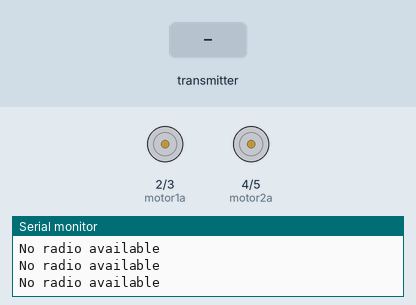
Bench run of a sketch on a simulated Arduino Uno, built with avr-gcc and run on an emulated ATmega328P. Parts: motor-driver pin pairs drawn as motors (green arrow = first pin HIGH = forward, orange = second pin HIGH = backward, longer = more drive), the last lines printed to the serial monitor. The inputs (shaded band) are chosen by the test bench. No radio packets arrive unless stated.

Above: at 2.2 s.
2.3 s: the transmitter starts sending joystick.0 = 0
At 3.0 s:
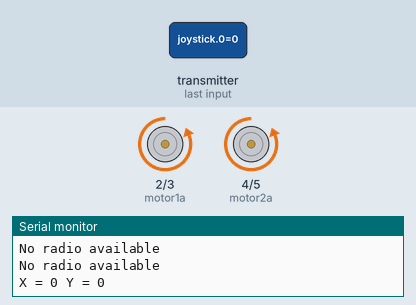
3.8 s: the transmitter starts sending joystick.1 = 1023
At 5.0 s:
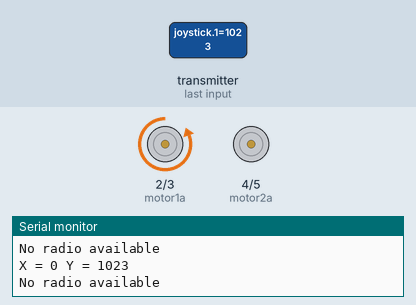
5.3 s: the transmitter starts sending joystick.0 = 256
At 5.6 s:
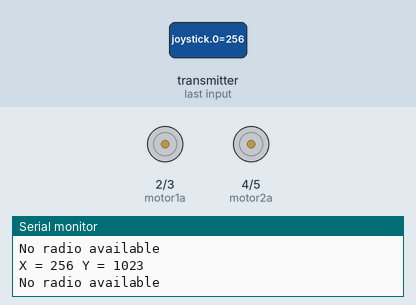
8.3 s: the transmitter starts sending joystick.1 = 0
At 8.8 s:
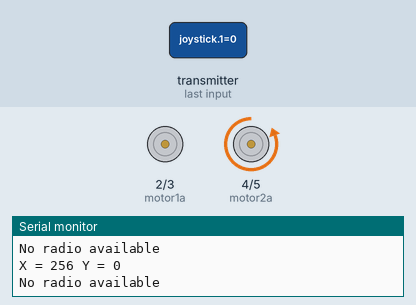
9.8 s: the transmitter starts sending joystick.1 = 256
At 10.1 s:
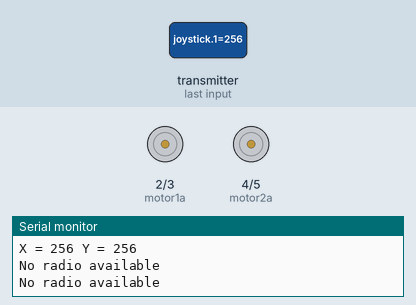
Timing chart, 0 to 12.8 s (numbered marks = the images above; inputs shaded):
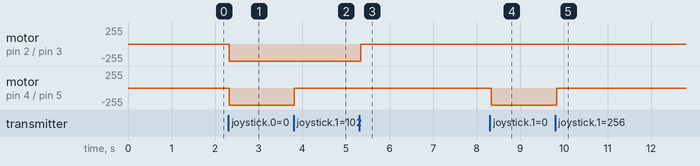

Measured:
- after the input at 2.3 s, motor on pin 2 (motor1a) / pin 3 (motor1b), motor on pin 4 (motor2a) / pin 5 (motor2b): stopped → backward 255/255 at once
- after the input at 3.8 s, motor on pin 4 (motor2a) / pin 5 (motor2b): backward 255/255 → stopped at once
- after the input at 5.3 s, motor on pin 2 (motor1a) / pin 3 (motor1b): backward 255/255 → stopped at once
- after the input at 8.3 s, motor on pin 4 (motor2a) / pin 5 (motor2b): stopped → backward 255/255 at once
- after the input at 9.8 s, motor on pin 4 (motor2a) / pin 5 (motor2b): backward 255/255 → stopped at once

The sketch:

NF24_JoystickClient.ino
```cpp
/* YourDuinoStarter Example: nRF24L01 Receive Joystick values

 - WHAT IT DOES: Receives data from another transceiver with
 2 Analog values from a Joystick or 2 Potentiometers
 Displays received values on Serial Monitor
 - SEE the comments after "//" on each line below
 - CONNECTIONS: nRF24L01 Modules See:
 http://arduino-info.wikispaces.com/Nrf24L01-2.4GHz-HowTo
 1 - GND
 2 - VCC 3.3V !!! NOT 5V
 3 - CE to Arduino pin 9
 4 - CSN to Arduino pin 10
 5 - SCK to Arduino pin 13
 6 - MOSI to Arduino pin 11
 7 - MISO to Arduino pin 12
 8 - UNUSED

 - V1.00 11/26/13
 Based on examples at http://www.bajdi.com/
 Questions: terry@yourduino.com */

/*-----( Import needed libraries )-----*/
#include <SPI.h>
#include <nRF24L01.h>
#include <RF24.h>
/*-----( Declare Constants and Pin Numbers )-----*/
#define CE_PIN   8
#define CSN_PIN 7

// NOTE: the "LL" at the end of the constant is "LongLong" type
const uint64_t pipe = 0xE8E8F0F0E1LL; // Define the transmit pipe
int motor1a = 2;
int motor1b = 3;
int motor2a = 4;
int motor2b = 5;

/*-----( Declare objects )-----*/
RF24 radio(CE_PIN, CSN_PIN); // Create a Radio
/*-----( Declare Variables )-----*/
int joystick[2];  // 2 element array holding Joystick readings

void setup()   /****** SETUP: RUNS ONCE ******/
{
  pinMode(motor1a, OUTPUT);
  pinMode(motor1b, OUTPUT);
  pinMode(motor2a, OUTPUT);
  pinMode(motor2b, OUTPUT);
  Serial.begin(9600);
  delay(1000);
  Serial.println("Nrf24L01 Receiver Starting");
  radio.begin();
  radio.openReadingPipe(1,pipe);
  radio.startListening();
  ;

}//--(end setup )---


void loop()   /****** LOOP: RUNS CONSTANTLY ******/
{
  if ( radio.available() )
  {
    // Read the data payload until we've received everything
    bool done = false;
    digitalWrite(motor1a, LOW);
    digitalWrite(motor2a, LOW);
    while (!done)
    {
      // Fetch the data payload
      done = radio.read( joystick, sizeof(joystick) );
      Serial.print("X = ");
      Serial.print(joystick[0]);
      Serial.print(" Y = ");
      Serial.println(joystick[1]);
      if ( joystick[0] < 200 ) {
        digitalWrite(motor1b, HIGH);
      }
      else {
        digitalWrite(motor1b, LOW);
      }
      if ( joystick[1] < 200 ) {
        digitalWrite(motor2b, HIGH);
      } else {
        digitalWrite(motor2b, LOW);
      }
    }
  }
  else
  {
    Serial.println("No radio available");
  }

}//--(end main loop )---

/*-----( Declare User-written Functions )-----*/

//NONE
//*********( THE END )***********
```
